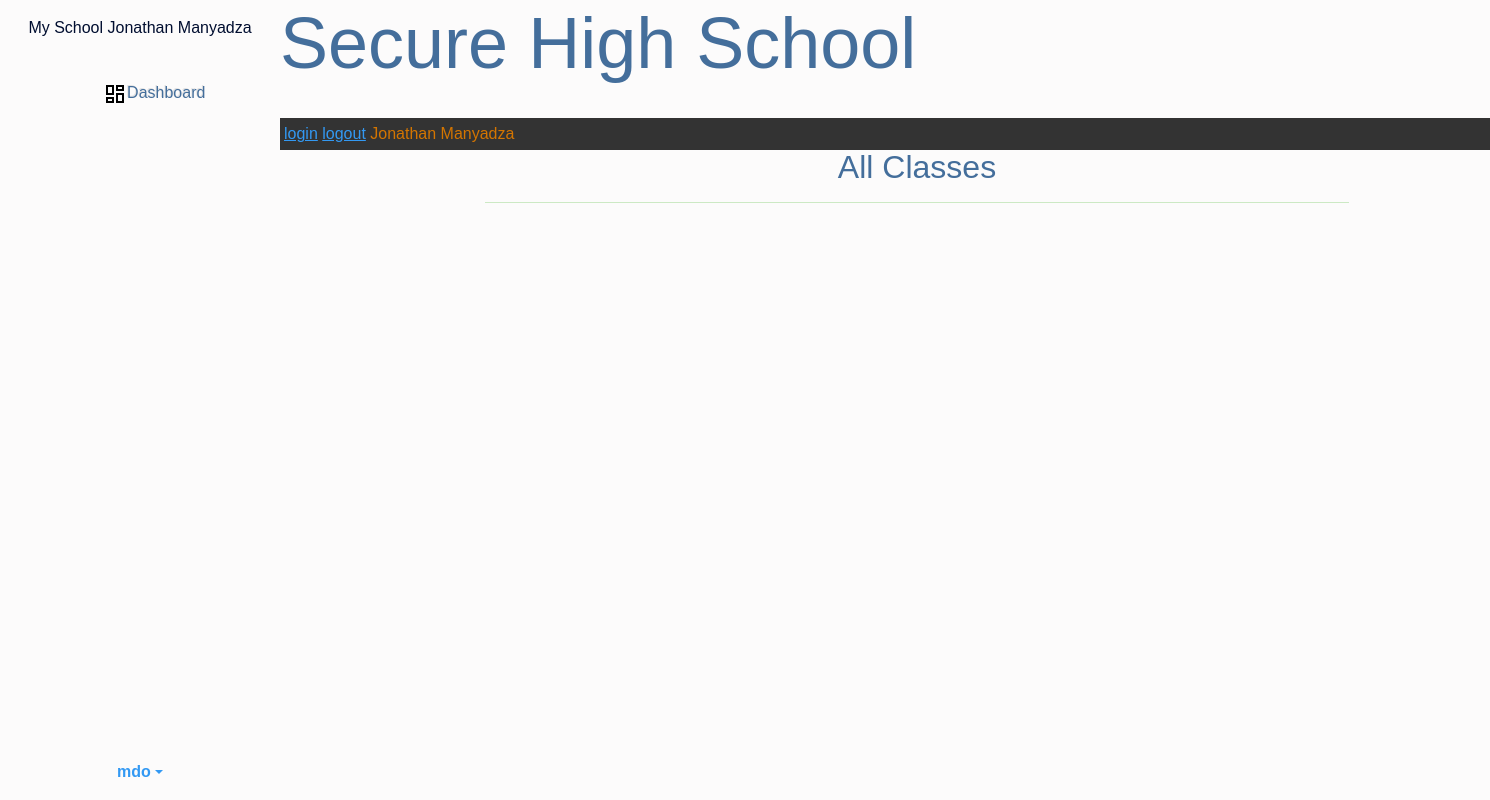
The app's page /all_classes/ (signed in), older data.
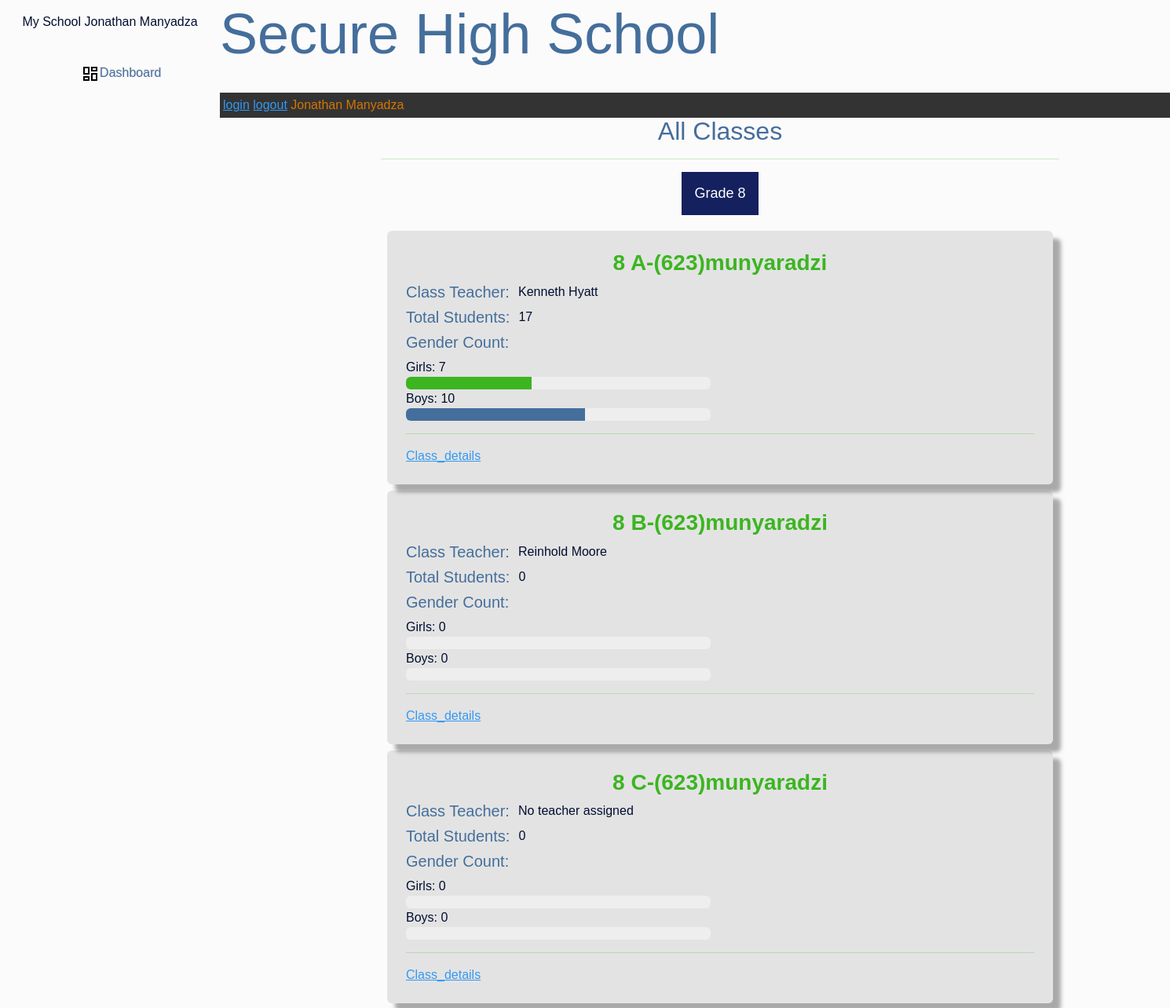
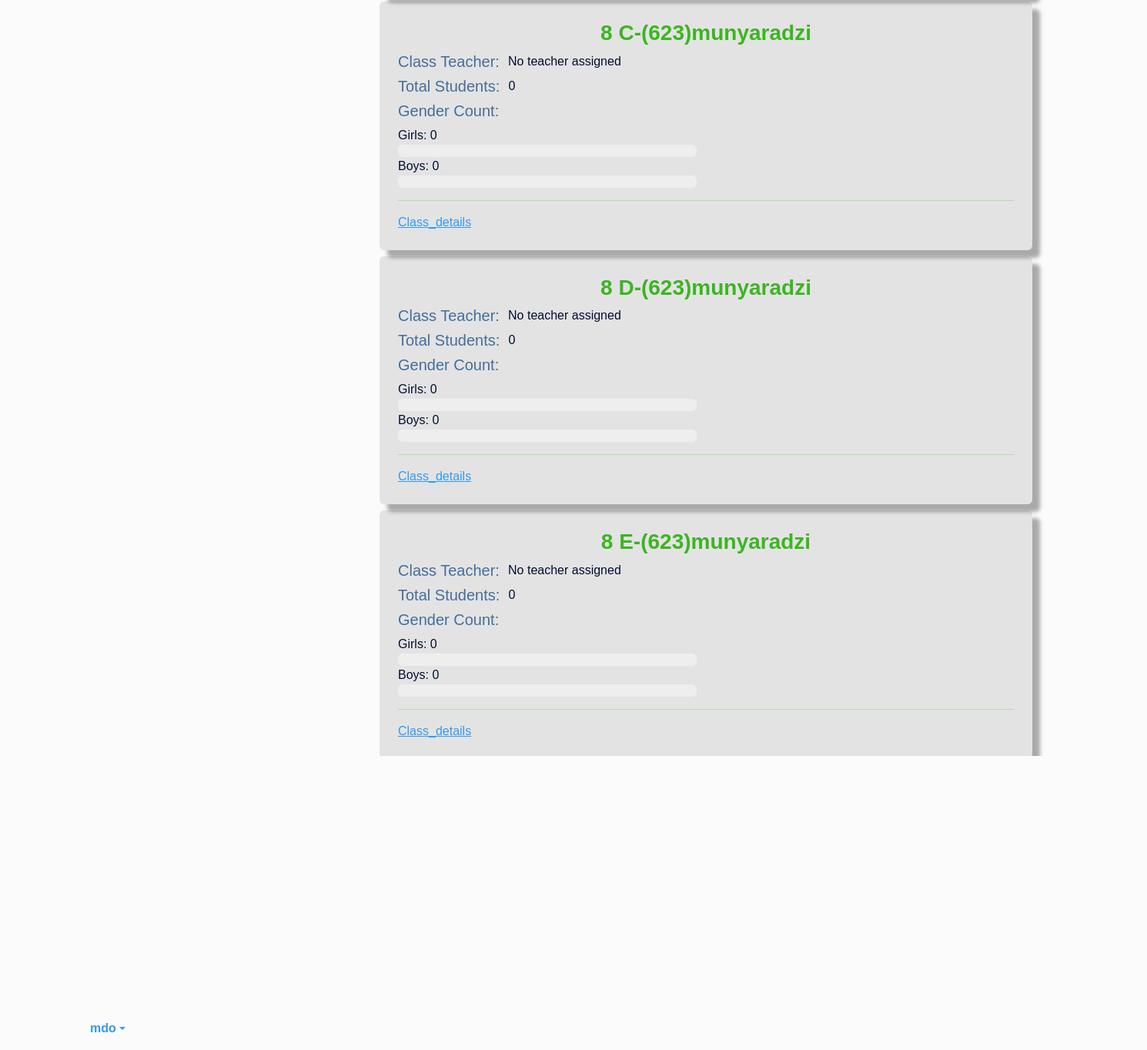
The same page, newer data (2 pictures, top to bottom).
### district/models.py (models this page shows)
class GradeLevel(models.Model):
    class GradeLevels(models.IntegerChoices):
        EIGHT  = 8, '8'
        NINE   = 9, '9'
        TEN    = 10, '10'
        ELEVEN = 11, '11'
        TWELVE = 12, '12'
    grade_level = models.IntegerField(choices=GradeLevels.choices)
    def __str__(self):
        return str(self.grade_level)

class AcademicCalendar(models.Model):
    academic_year = models.PositiveIntegerField(default=datetime.datetime.now().year, blank=True, null=True)
    term_1_start_date = models.DateField(blank=True, null=True)
    term_1_end_date = models.DateField(blank=True, null=True)
    term_2_start_date = models.DateField(blank=True, null=True)
    term_2_end_date = models.DateField(blank=True, null=True)
    term_3_start_date = models.DateField(blank=True, null=True)
    term_3_end_date = models.DateField(blank=True, null=True)
    is_current = models.BooleanField(default=True)
    def __str__(self):
        return f'{self.academic_year}'

class District_School_Registration(models.Model):
    school_name   = models.CharField(max_length=255,blank=True, null=True)
    address       = models.TextField(blank=True, null=True)
    phone_number  = models.CharField(max_length=20,blank=True, null=True)
    email         = models.EmailField(blank=True, null=True)
    def __str__(self):
        return f'{self.school_name}'

### student/models.py (models this page shows, shortened)
class ClassRoom(models.Model):
    name      = models.ForeignKey(ClassName, on_delete=models.CASCADE)
    grd_level = models.ForeignKey(GradeLevel, on_delete=models.CASCADE, null=True, blank=True)
    students  = models.ManyToManyField(StudentProfile, blank=True)
    class_teacher = models.ForeignKey(CustomUser, on_delete=models.SET_NULL, null=True, blank=True, related_name='assigned_class')
    max_capacity  = models.PositiveIntegerField(default=45)
    date          = models.DateField(auto_now_add=True)
    year          = models.ForeignKey(AcademicCalendar, on_delete=models.CASCADE, null=True, blank=True)
    class Meta:
        ordering = ['name']

### customsettings/models.py (models this page shows)
class ClassName(models.Model):
    CLASS_CHOICES = [
        ('A', 'A'),('B', 'B'),('C', 'C'),('D', 'D'),('E', 'E'),
    ]
    schoolprofile  = models.ForeignKey(SchoolProfile, on_delete=models.CASCADE,blank=True, null=True)
    grd_level      = models.ForeignKey(GradeLevel, on_delete=models.CASCADE, null=True, blank=True)
    classname      = models.CharField(max_length= 1, choices=CLASS_CHOICES)
    academic_year  = models.ForeignKey(AcademicCalendar, on_delete=models.CASCADE, null=True, blank=True)
    date           = models.DateField(auto_now_add=True)
    def __str__(self):
        return f"{self.grd_level} {self.classname}-({self.academic_year}){self.schoolprofile }"

class SchoolProfile(models.Model):
    school_name  = models.OneToOneField(District_School_Registration, on_delete=models.CASCADE, blank=True, null=True)
    school_logo  = models.ImageField(upload_to='school_logos/', blank=True, null=True)
    facebook     = models.URLField(blank=True)
    twitter      = models.URLField(blank=True)
    instagram    = models.URLField(blank=True)
    school_subjects   = models.ManyToManyField('SchoolSubject')
    is_setup_complete = models.BooleanField(default=False)
    def __str__(self):
       return f'{self.school_name}'

### customadmin/models.py (models this page shows, shortened)
class CustomUser(AbstractBaseUser, PermissionsMixin):
    USER_TYPE = (
        ('student', 'STUDENT'),
        ('teacher', 'TEACHER'),
        ('school_admin', 'SCHOOL_ADMIN'),
        ('deputy_head', 'DEPUTY_HEAD'),
        ('school_head', 'SCHOOL_HEAD'),
        ('district_admin', 'DISTRICT_ADMIN'),
    )
    POSITION = (
        ('admin', 'ADMIN'),
        ('user', 'USER'),
        ('staff', 'STAFF'),
        ('student', 'STUDENT'),
    )
    email       = models.EmailField(unique=True)
    first_name  = models.CharField(max_length=30)
    last_name   = models.CharField(max_length=30)
    position    = models.CharField(max_length=30, choices=POSITION)
    user_type   = models.CharField(max_length=30, choices=USER_TYPE)
    is_active   = models.BooleanField(default=True)
    is_staff    = models.BooleanField(default=False)
    is_school_superuser = models.BooleanField(default=False)
    objects     = CustomUserManager()
    USERNAME_FIELD = 'email'
    REQUIRED_FIELDS = ['first_name', 'last_name']
    def __str__(self):
        return f'{self.first_name} {self.last_name}'

### student/views.py (the view)
# urls.py: path('all_classes/', views.all_classes,name='all_classes'),
@login_required
@user_passes_test(lambda u: u.is_superuser or u.user_type == 'school_admin')
def all_classes(request):
    classes = ClassRoom.objects.all().select_related('name__grd_level')
    grade_level_data = {}
    for classroom in classes:
        class_students = classroom.students.all()
        total_students = class_students.count()
        male_count = class_students.filter(gender='male').count()
        female_count = class_students.filter(gender='female').count()
        grade_level = classroom.name.grd_level
        if grade_level not in grade_level_data:
            grade_level_data[grade_level] = []
        total_count = male_count + female_count
        female_percentage = (female_count / total_count) * 100 if total_count > 0 else 0
        male_percentage = (male_count / total_count) * 100 if total_count > 0 else 0
        grade_level_data[grade_level].append({
            'classroom_pk': classroom.pk,  # Use classroom.pk instead of classroom.id
            'classroom': classroom,
            'total_students': total_students,
            'male_count': male_count,
            'female_count': female_count,
            'female_percentage': female_percentage,
            'male_percentage': male_percentage,
        })
    return render(request, 'student/all_classes.html', {'grade_level_data': grade_level_data })

### customadmin/templatetags/custom_tags.py (called while the page is built)
@register.simple_tag
def get_dashboard_url(user):
    if user.groups.filter(name='student').exists():
        return reverse('high_level_dashboard')
    elif user.groups.filter(name='staff').exists():
        return reverse('teacher_dashboard')
    elif user.groups.filter(name='school_admin').exists():
        return reverse('school_admin_dashboard')
    elif user.groups.filter(name='deputy_head').exists():
        return reverse('deputy_head_dashboard')
    elif user.groups.filter(name='school_head').exists():
        return reverse('school_head_dashboard')
    else:
        return reverse('default_dashboard')

### templates/student/all_classes.html (shortened to what this page needs)
{% extends 'partials/base.html' %}
{% load crispy_forms_tags %}
{% block content %}
<div class="container justify-content-center">
    <div class="col-lg-8 offset-1 ">
            <h2 class="text-center text-primary">All Classes</h2>
            <hr class="text-success">
            <div class="tab rounded">
                {% for grade_level, class_data in grade_level_data.items %}
                <button class="tablinks {% if forloop.first %}active{% endif %}" onclick="openTab(event, 'grade{{ grade_level }}')">Grade {{ grade_level }}</button>
                {% endfor %}
            </div>
            {% for grade_level, class_data in grade_level_data.items %}
            <div id="grade{{ grade_level }}" class="tabcontent {% if forloop.first %}active{% endif %}">
                {% for data in class_data %}
                <div class="class-details shado bg1 m-2 p-4 rounded">
                    <h3 class="text-success text-center"><strong>{{ data.classroom.name }}</strong></h3>
                    <div class="d-flex">
                        <h5 class="text-primary">Class Teacher:&nbsp;&nbsp;</h5>
                        {{ data.classroom.class_teacher.first_name|default:"No teacher assigned" }} {{ data.classroom.class_teacher.last_name|default:"" }}
                    </div>
                    <div class="d-flex">
                        <h5 class="text-primary">Total Students:&nbsp;&nbsp;</h5>
                        {{ data.total_students }}
                    </div>
                    <div class="d-flex">
                        <h5 class="text-primary">Gender Count:</h5>
                    </div>
                    <div class="row">
                        <div class="col-md-6">
                           Girls: {{ data.female_count }}
                    <div class="progress">
                        <div class="progress-bar bg-success" role="progressbar" style="width: {{ data.female_percentage }}%;" aria-valuenow="{{ data.female_count }}" aria-valuemin="0" aria-valuemax="{{ data.total_students }}"></div>
                    </div>
                    Boys: {{ data.male_count }}
                    <div class="progress">
                        <div class="progress-bar bg-primary" role="progressbar" style="width: {{ data.male_percentage }}%;" aria-valuenow="{{ data.male_count }}" aria-valuemin="0" aria-valuemax="{{ data.total_students }}"></div>
                    </div>
                        </div>
                    </div>
                    <hr class="text-success">
                    <a href="{% url 'classroom_details' pk=data.classroom_pk %}">Class_details</a>&nbsp;&nbsp;
                </div>
                {% endfor %}
            </div>
            {% endfor %}
        </div>
    </div>
</div>
{% endblock %}

Row changes from the older to the newer data that the page shows:
now on this page (row unchanged): GradeLevel: grade_level "8"
added ClassRoom: classroom.name "8 A-(623)munyaradzi", classroom.class_teacher.first_name "Kenneth", classroom.class_teacher.last_name "Hyatt", total_students "17", female_count "7", {{ data.female_percentage }} 41.17647058823529 (drawn), male_count "10", {{ data.male_percentage }} 58.82352941176471 (drawn)
added ClassRoom: classroom.name "8 B-(623)munyaradzi", classroom.class_teacher.first_name "Reinhold", classroom.class_teacher.last_name "Moore", total_students "0", female_count "0", male_count "0"
added ClassRoom: classroom.name "8 C-(623)munyaradzi", classroom.class_teacher.first_name "No teacher assigned", total_students "0", female_count "0", male_count "0"
added ClassRoom: classroom.name "8 C-(623)munyaradzi", classroom.class_teacher.first_name "No teacher assigned", total_students "0", female_count "0", male_count "0"
added ClassRoom: classroom.name "8 D-(623)munyaradzi", classroom.class_teacher.first_name "No teacher assigned", total_students "0", female_count "0", male_count "0"
added ClassRoom: classroom.name "8 E-(623)munyaradzi", classroom.class_teacher.first_name "No teacher assigned", total_students "0", female_count "0", male_count "0"
